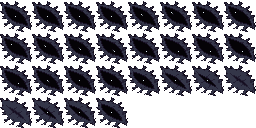
#> input picture assets/depths/moon_eye.png, 256 x 128 px, given in place of Tiles.png, which was not available
$ python import_depths_assets.py ../assets/depths/moon_eye.png
#> lines starting #> are read from the running program, lines starting #| are printed output that depends on the picture; pictures that were not available may be replaced by others from this repository, and a replacement may not be noted
"""Chapter Four's second half: the undercroft beneath Ember Keep.

Run from the project folder after the other importers:
    python tools/import_depths_assets.py            # writes assets/depths/
    python tools/import_depths_assets.py --preview  # also a test picture next to it

Where it comes from:
  CRAWLING DEPTHS (pingupollas): the slate tiles, the tentacle, the mouth in the
  floor, the floating rock, the Amalgam, the Eldritch Entity, the book altar, and
  statues, urns and vein columns.

What it makes:
  depths_terrain.png  16x16 slate block, one tile for each of the 256 neighbour masks
                      (like the castle's): the pack's slate as the inside, a pale rim
                      where the top is open, dark edges and drips elsewhere.
  depths_wall.png     the cave wall behind, the same slate darkened, 96x288.
  tentacle.png        21 frames of 32x64: a rumble at a crack (4, the warning), the
                      tentacle rising out of the ground and swaying (13), sinking (4).
  crack.png           the crack a tentacle comes out of, always visible.
  mouth.png           the pack's mouth, 18 frames of 64x64, and mouth_closed.png, the
                      closed mouth that lies in the floor between snaps.
  amalgam.png         the Amalgam's crawl, each frame mirrored to face right.
  floating_rock.png, eldritch_dormant.png, eldritch_awake.png,
  book_altar.png, statue_a1.png, statue_b1.png, urn_1.png, vein_column_tall.png
The pack is never edited; this only copies, crops and draws.
"""
import shutil
import sys

from PIL import Image

from import_assets import ASSETS, PACKS

DEPTHS = PACKS / "CRAWLING DEPTHS" / "CRAWLING DEPTHS"
OUT = ASSETS / "depths"
TILE = 16
N, NE, E, SE, S, SW, W, NW = 1, 2, 4, 8, 16, 32, 64, 128

TILES = Image.open(DEPTHS / "Terrain" / "Tiles.png").convert("RGBA")
#> TILES is the input picture: PIL image 256x128 RGBA; mean R, G, B, A 15.7, 14.6, 22.2, 128.1
FILL = TILES.crop((0, 0, TILE, TILE))
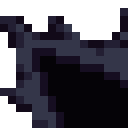
#> FILL: PIL image 16x16 RGBA (shown 8 times larger); mean R, G, B, A 17.7, 15.9, 25.1, 179.3; transparent parts drawn white


def luminance(colour: tuple) -> float:
    return 0.2126 * colour[0] + 0.7152 * colour[1] + 0.0722 * colour[2]


PALETTE = sorted({FILL.getpixel((x, y))[:3] for y in range(TILE) for x in range(TILE)}, key=luminance)
#> PALETTE = [(0, 0, 0), (5, 3, 7), (18, 10, 25), (22, 14, 33), (35, 31, 51), (52, 54, 73)]
DARKEST, LIGHTEST = PALETTE[0], PALETTE[-1]
#> DARKEST = (0, 0, 0); LIGHTEST = (52, 54, 73)
EDGE = (12, 10, 20, 255)
RIM = tuple(min(255, int(c * 1.35) + 10) for c in LIGHTEST) + (255,)
#> RIM = (80, 82, 108, 255)
RIM_SHADE = LIGHTEST + (255,)
#> RIM_SHADE = (52, 54, 73, 255)


def terrain_tile(mask: int) -> Image.Image:
    solid = {bit: bool(mask & bit) for bit in (N, NE, E, SE, S, SW, W, NW)}
    tile = FILL.copy()
    px = tile.load()
    for y in range(TILE):
        for x in range(TILE):
            if not solid[W] and x == 0 or not solid[E] and x == TILE - 1:
                px[x, y] = EDGE
            if not solid[S] and (y == TILE - 1 or y == TILE - 2 and x % 5 in (1, 2)):
                px[x, y] = EDGE  # a ragged underside, like drips
            if not solid[N]:
                if y == 0:
                    px[x, y] = RIM
                elif y == 1:
                    px[x, y] = RIM_SHADE
    for diagonal, side_a, side_b, cx, cy in [(NW, N, W, 0, 0), (NE, N, E, TILE - 1, 0),
                                             (SW, S, W, 0, TILE - 1), (SE, S, E, TILE - 1, TILE - 1)]:
        if not solid[side_a] and not solid[side_b]:
            px[cx, cy] = (0, 0, 0, 0)
        elif solid[side_a] and solid[side_b] and not solid[diagonal]:
            px[cx, cy] = EDGE
    return tile


def build_terrain() -> Image.Image:
    atlas = Image.new("RGBA", (TILE * 16, TILE * 16), (0, 0, 0, 0))
#> atlas: PIL image 256x256 RGBA; every value is 0
    for mask in range(256):
        atlas.paste(terrain_tile(mask), ((mask % 16) * TILE, (mask // 16) * TILE))
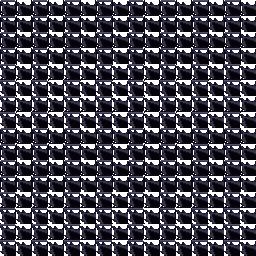
#> atlas: PIL image 256x256 RGBA; mean R, G, B, A 21.3, 19.7, 30.4, 203.1; transparent parts drawn white
    atlas.save(OUT / "depths_terrain.png")
    return atlas


def build_wall() -> None:
    """The five by four slate tiles laid in a pattern, darkened, as the cave wall."""
    wall = Image.new("RGBA", (96, 288), (0, 0, 0, 255))
    for row in range(288 // TILE):
        for column in range(96 // TILE):
            index = (column * 7 + row * 3) % 20
            piece = TILES.crop(((index % 5) * TILE, (index // 5) * TILE,
                                (index % 5 + 1) * TILE, (index // 5 + 1) * TILE))
            wall.paste(piece, (column * TILE, row * TILE))
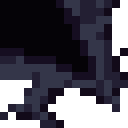
#> piece: PIL image 16x16 RGBA (shown 8 times larger); mean R, G, B, A 19.4, 17.4, 27.6, 189.3; transparent parts drawn white
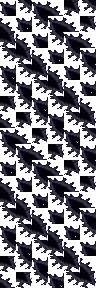
#> wall: PIL image 96x288 RGBA; mean R, G, B, A 16.3, 14.9, 23, 146.1; transparent parts drawn white
    px = wall.load()
    for y in range(wall.height):
        for x in range(wall.width):
            r, g, b, a = px[x, y]
            px[x, y] = (int(r * 0.3), int(g * 0.3), int(b * 0.38), 255)
    wall.save(OUT / "depths_wall.png")
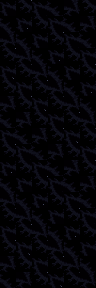
#> saved as depths_wall.png: PIL image 96x288 RGBA; mean R, G, B, A 4.6, 4.2, 8.4, 255


def build_tentacle() -> None:
    sheet = Image.open(DEPTHS / "Creatures" / "Tentacle 1 Sheet.png").convert("RGBA")
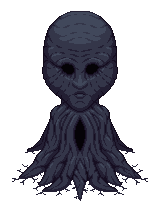
#> input picture assets/depths/eldritch_dormant.png, 160 x 208 px, given in place of Tentacle 1 Sheet.png, which was not available
#> sheet is the input picture: PIL image 160x208 RGBA; mean R, G, B, A 17.1, 17, 24.3, 99.6
    width, height = 32, 64
    sway = [sheet.crop((i * width, 0, (i + 1) * width, height)) for i in range(9)]
#> sway = 9 items
    frames = []
    # The warning: a crack in the floor, with grit hopping out of it.
    for step in range(4):
        frame = Image.new("RGBA", (width, height), (0, 0, 0, 0))
        fpx = frame.load()
        for x in range(10, 22):
            fpx[x, height - 1] = EDGE
        for dx, rise in ((12, (1, 3, 2, 4)[step]), (17, (3, 1, 4, 2)[step]), (20, (2, 4, 1, 3)[step])):
            fpx[dx, height - 1 - rise] = RIM_SHADE
        frames.append(frame)
#> after the loop, frames = 4 items
    # Rising: the first pose, showing a little more of it each frame.
    for shown in (16, 32, 48, 64):
        frame = Image.new("RGBA", (width, height), (0, 0, 0, 0))
        frame.paste(sway[0].crop((0, 0, width, shown)), (0, height - shown))
        frames.append(frame)
#> after the loop, frames = 8 items
    frames += sway
#> frames = 17 items
    # Sinking: the rise backwards.
    for shown in (48, 32, 16, 4):
        frame = Image.new("RGBA", (width, height), (0, 0, 0, 0))
        frame.paste(sway[-1].crop((0, 0, width, shown)), (0, height - shown))
        frames.append(frame)
#> after the loop, frames = 21 items
    strip = Image.new("RGBA", (width * len(frames), height), (0, 0, 0, 0))
#> strip: PIL image 672x64 RGBA; every value is 0
    for index, frame in enumerate(frames):
        strip.paste(frame, (index * width, 0))
#> this loop made 21 passes
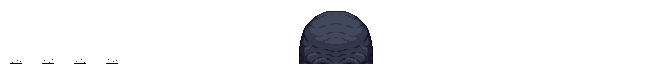
#> strip: PIL image 672x64 RGBA; mean R, G, B, A 4.1, 4.3, 5.8, 20.3; transparent parts drawn white
    strip.save(OUT / "tentacle.png")
    crack = Image.new("RGBA", (TILE, 3), (0, 0, 0, 0))
    cpx = crack.load()
    for x in range(2, 14):
        cpx[x, 2] = EDGE
    for x in (4, 7, 11):
        cpx[x, 1] = EDGE
    cpx[9, 0] = EDGE
    crack.save(OUT / "crack.png")


def build_amalgam() -> None:
    """Nine 64x64 frames, each mirrored: the pack's Amalgam faces left, and the
    game's enemies are drawn facing right."""
    sheet = Image.open(DEPTHS / "Creatures" / "Amalgam 1 Sheet.png").convert("RGBA")
    strip = Image.new("RGBA", sheet.size, (0, 0, 0, 0))
    for index in range(sheet.width // 64):
        frame = sheet.crop((index * 64, 0, (index + 1) * 64, 64))
        strip.paste(frame.transpose(Image.Transpose.FLIP_LEFT_RIGHT), (index * 64, 0))
    strip.save(OUT / "amalgam.png")


# [13 lines left out: function build_floating_rock, not called in this run]


def build_mouth() -> None:
    sheet = Image.open(DEPTHS / "Creatures" / "Mouth 1 Sheet.png").convert("RGBA")
    sheet.save(OUT / "mouth.png")
    sheet.crop((9 * 64, 0, 10 * 64, 64)).save(OUT / "mouth_closed.png")


COPIES = {
    "Creatures/Eldritch Entity Dormant.png": "eldritch_dormant.png",
    "Creatures/Eldritch Entity Awaken.png": "eldritch_awake.png",
    "Structures & Details/Book Altar.png": "book_altar.png",
    "Structures & Details/Statue A1.png": "statue_a1.png",
    "Structures & Details/Statue B1.png": "statue_b1.png",
    "Structures & Details/Urn 1.png": "urn_1.png",
    "Structures & Details/Tall Vein Column 1.png": "vein_column_tall.png",
}


# [36 lines left out: function preview, not called in this run]


if __name__ == "__main__":
    OUT.mkdir(exist_ok=True)
    terrain = build_terrain()
    build_wall()
    build_tentacle()
    build_mouth()
#> (the run stopped early here; a loop or call above may not have finished)
